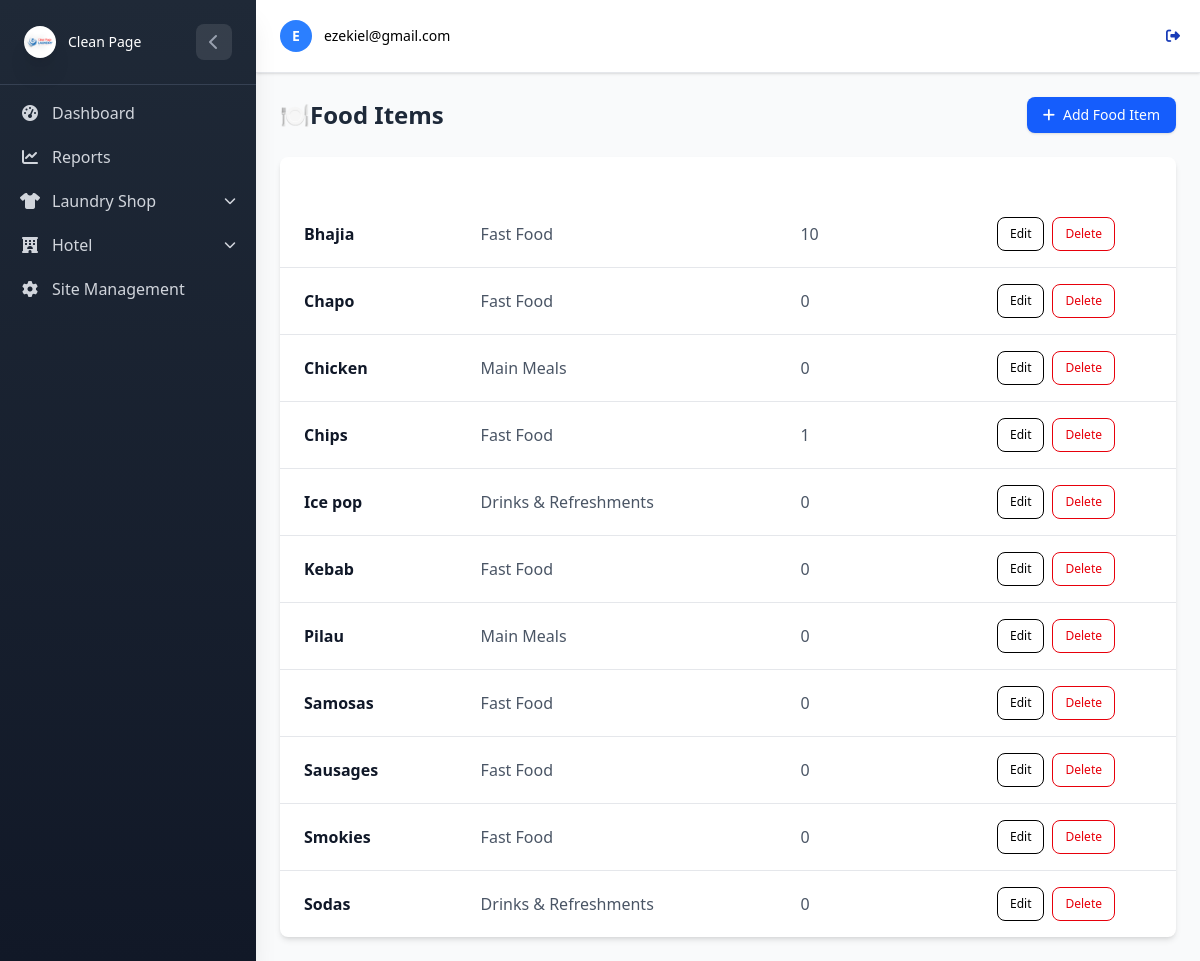
Page /Hotel/items/ (signed in) on the earlier database version.
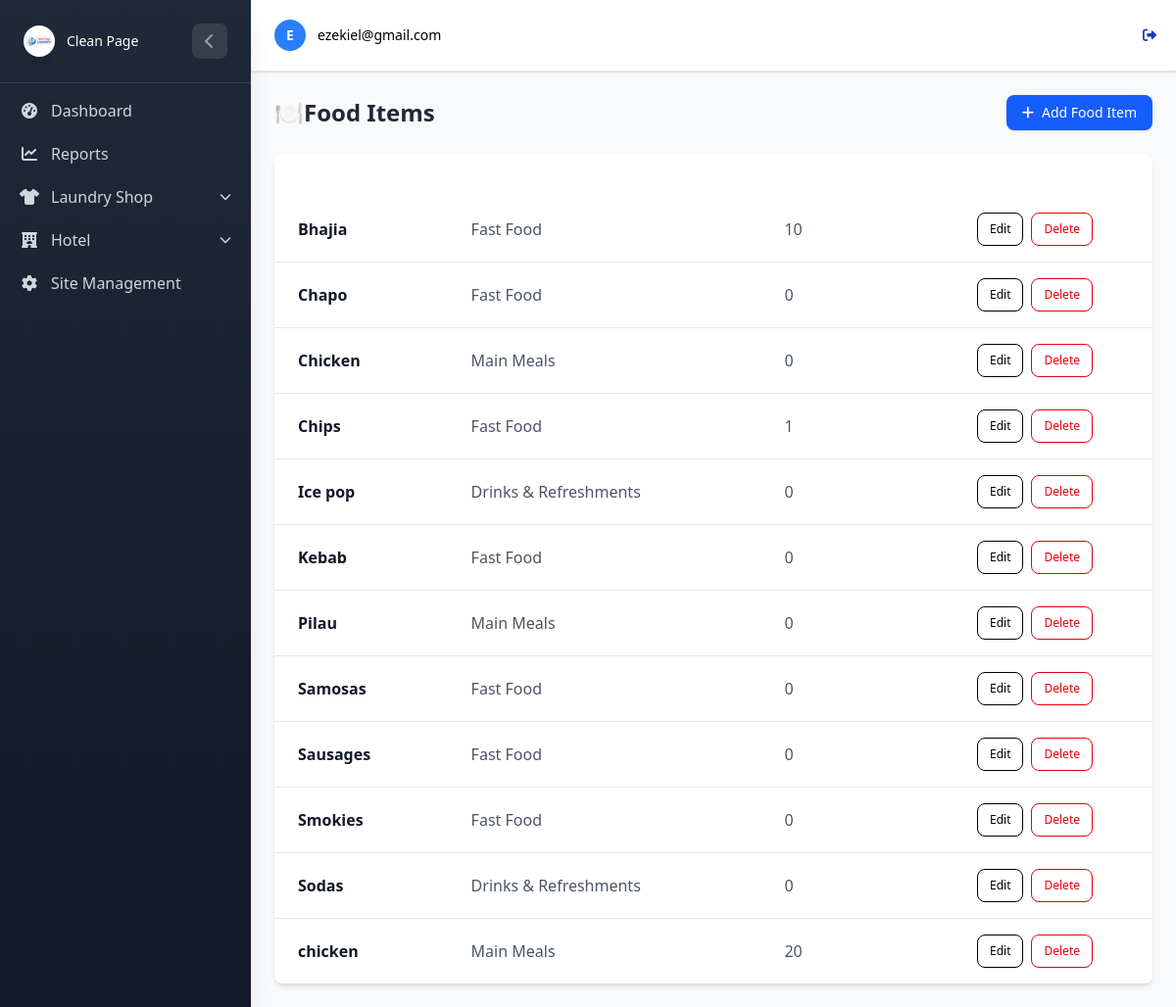
Same page on the later database version.
### HotelApp/models.py (models this page shows, shortened)
class FoodItem(models.Model):
    category = models.ForeignKey(FoodCategory, on_delete=models.CASCADE, related_name="items")
    name = models.CharField(max_length=100, db_index=True)
    created_by =  models.ForeignKey(
        settings.AUTH_USER_MODEL,
        on_delete=models.CASCADE)
    quantity = models.PositiveIntegerField(default=0)  # how many portions are available

class FoodCategory(models.Model):
    name = models.CharField(max_length=100, unique=True, db_index=True)

### HotelApp/views.py (the view)
# urls.py: path('items/', views.food_item_list, name='food_item_list'),
@login_required
def food_item_list(request):
    try:
        items = FoodItem.objects.all().select_related('category').order_by('name')
        logger.info(f"Successfully loaded {items.count()} food items")
        context = {
            'items': items,
        }
        return render(request, 'food/food_item_list.html', context)
    except DatabaseError as e:
        logger.error(f"Database error loading food items: {str(e)}")
        messages.error(request, 'Database error. Please try again later.')
        return render(request, 'food/food_item_list.html', {'items': []})
    except Exception as e:
        logger.error(f"Unexpected error loading food items: {str(e)}", exc_info=True)
        messages.error(request, 'Error loading food items. Please try again.')
        return render(request, 'food/food_item_list.html', {'items': []})

### HotelApp/templates/food/food_item_list.html (shortened to what this page needs)
{% extends 'home.html' %}
{% block content %}
<div class="flex justify-between items-center mb-6">
    <h2 class="text-2xl font-bold text-gray-800">🍽️Food Items</h2>
    <a href="{% url 'hotel:food_item_create' %}"
        class="inline-flex items-center px-4 py-2 bg-blue-600 text-white text-sm font-medium rounded-lg shadow hover:bg-indigo-700 transition duration-200">
        <i class="fas fa-plus mr-2"></i> Add Food Item
    </a>
</div>
<div class="overflow-x-auto bg-white shadow-md rounded-lg">
    <table class=" w-full min-w-full border-collapse">
        <thead class="bg-indigo-600 text-white">
            <tr>
                <th class="px-6 py-3 text-left text-sm font-semibold">Name</th>
                <th class="px-6 py-3 text-left text-sm font-semibold">Category</th>
                <th class="px-6 py-3 text-left text-sm font-semibold">Quantity</th>
                <th class="px-6 py-3 text-center text-sm font-semibold">Actions</th>
            </tr>
        </thead>
        <tbody class="divide-y divide-gray-200">
            {% for item in items %}
            <tr class="hover:bg-gray-50 transition">
                <td class="px-6 py-4 font-semibold text-gray-900">{{ item.name }}</td>
                <td class="px-6 py-4 text-gray-600">{{ item.category.name }}</td>
                <td class="px-6 py-4 text-gray-600">{{ item.quantity }}</td>
                <td class="px-6 py-4 flex justify-center space-x-2">
                    <a href="{% url 'hotel:food_item_edit' item.pk %}"
                        class="px-3 py-2 text-xs font-medium text-indigo-600 border border-indigo-600 rounded-lg hover:bg-indigo-600 hover:text-white transition">
                        Edit
                    </a>
                    <a href="{% url 'hotel:food_item_delete' item.pk %}"
                        class="px-3 py-2 text-xs font-medium text-red-600 border border-red-600 rounded-lg hover:bg-red-600 hover:text-white transition">
                        Delete
                    </a>
                </td>
            </tr>
            {% endfor %}
        </tbody>
    </table>
</div>
{% endblock %}

Differences in the rows shown:
added FoodItem: name "chicken", category.name "Main Meals", quantity "20"
